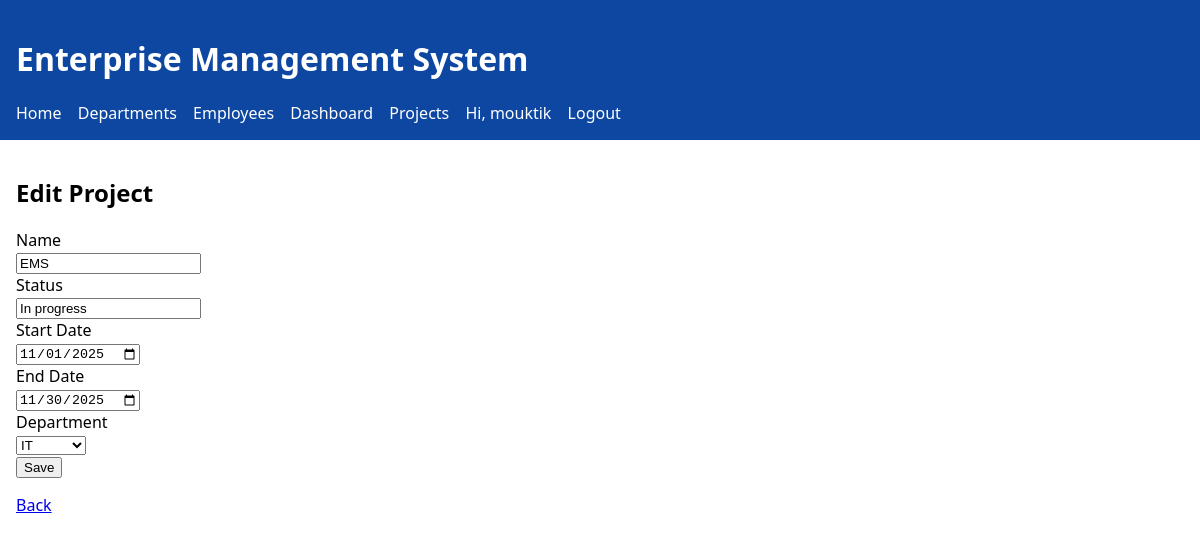
The app's page /projects/1/edit (signed in) with its own data.
### app/models.py (models this page shows, shortened)
class User(db.Model, UserMixin):
    id = db.Column(db.Integer, primary_key=True)
    username = db.Column(db.String(80), unique=True, nullable=False)
    email = db.Column(db.String(120), unique=True, nullable=False)
    password_hash = db.Column(db.String(256), nullable=False)

class Project(db.Model):
    id = db.Column(db.Integer, primary_key=True)
    name = db.Column(db.String(160), nullable=False)
    status = db.Column(db.String(32))
    start_date = db.Column(db.Date)
    end_date = db.Column(db.Date)
    department_id = db.Column(db.Integer, db.ForeignKey('department.id'))
    department = db.relationship('Department', backref=db.backref('projects', lazy=True))

### app/blueprints/projects/routes.py (the view, shortened to what this page needs)
@bp.route('/<int:id>/edit', methods=['GET', 'POST'])
@login_required
def edit_project(id):
    proj = Project.query.get_or_404(id)
    departments = Department.query.order_by(Department.name.asc()).all()
    return render_template('projects/edit.html', item=proj, departments=departments)

### app/templates/projects/edit.html (shortened to what this page needs)
{% extends "base.html" %}
{% block content %}
<section>
  <h2>Edit Project</h2>
  <form method="post">
    <label>Name<br><input name="name" value="{{ item.name }}" required></label><br>
    <label>Status<br><input name="status" value="{{ item.status }}"></label><br>
    <label>Start Date<br><input type="date" name="start_date" value="{{ item.start_date }}"></label><br>
    <label>End Date<br><input type="date" name="end_date" value="{{ item.end_date }}"></label><br>
    <label>Department<br>
      <select name="department_id">
        {% for d in departments %}
          <option value="{{ d.id }}" {% if item.department and item.department.id == d.id %}selected{% endif %}>{{ d.name }}</option>
        {% endfor %}
      </select>
    </label><br>
    <button type="submit">Save</button>
  </form>
  <p><a href="{{ url_for('projects.list_projects') }}">Back</a></p>
</section>
{% endblock %}

### app/templates/base.html (shortened to what this page needs)
<!doctype html>
<html lang="en">
<head>
  <link rel="stylesheet" href="/static/css/app.css">
</head>
<body>
  <header class="site-header">
    <h1>Enterprise Management System</h1>
    <nav class="site-nav">
      <a href="/">Home</a>
      <a href="{{ url_for('departments.list_departments') }}">Departments</a>
      <a href="{{ url_for('employees.list_employees') }}">Employees</a>
      <a href="{{ url_for('dashboard.index') }}">Dashboard</a>
      <a href="{{ url_for('projects.list_projects') }}">Projects</a>
      {% if current_user.is_authenticated %}
        <span class="nav-user">Hi, {{ current_user.username }}</span>
        <a href="{{ url_for('auth.logout') }}">Logout</a>
      {% else %}
        <a href="{{ url_for('auth.login') }}">Login</a>
        <a href="{{ url_for('auth.register') }}">Register</a>
      {% endif %}
    </nav>
  </header>
  <main class="site-main">
    {% block content %}{% endblock %}
  </main>
</body>
</html>

### app/static/css/app.css (style rules this page uses)
body { font-family: system-ui, -apple-system, Segoe UI, Roboto, Arial, sans-serif; margin: 0; padding: 0; }
.site-header { background: #0d47a1; color: #fff; padding: 16px; }
.site-main { padding: 16px; }
.site-nav a { color: #fff; margin-right: 12px; text-decoration: none; }
.site-nav .nav-user { margin-right: 12px; }

### records on screen
User: username "mouktik"
Project: name "EMS", status "In progress", start_date "11/01/2025", end_date "11/30/2025"

### other values on screen
form field department_id "IT"
